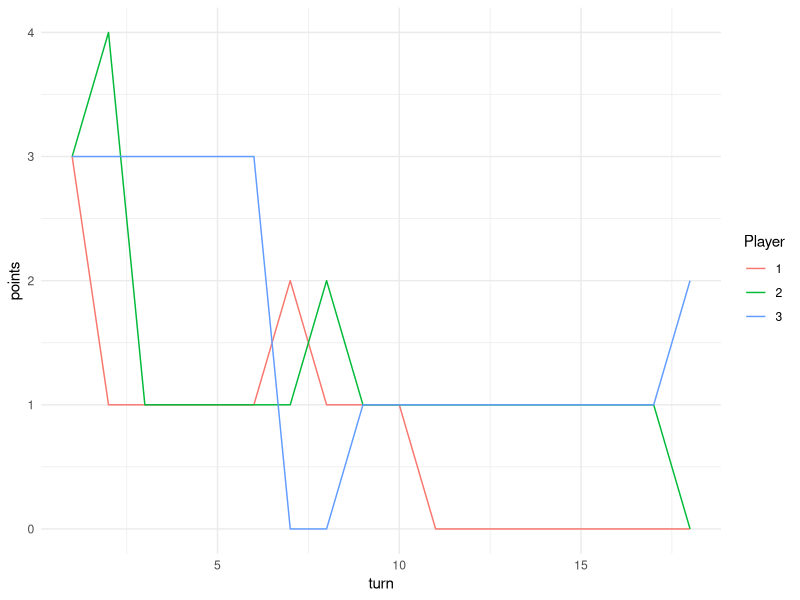
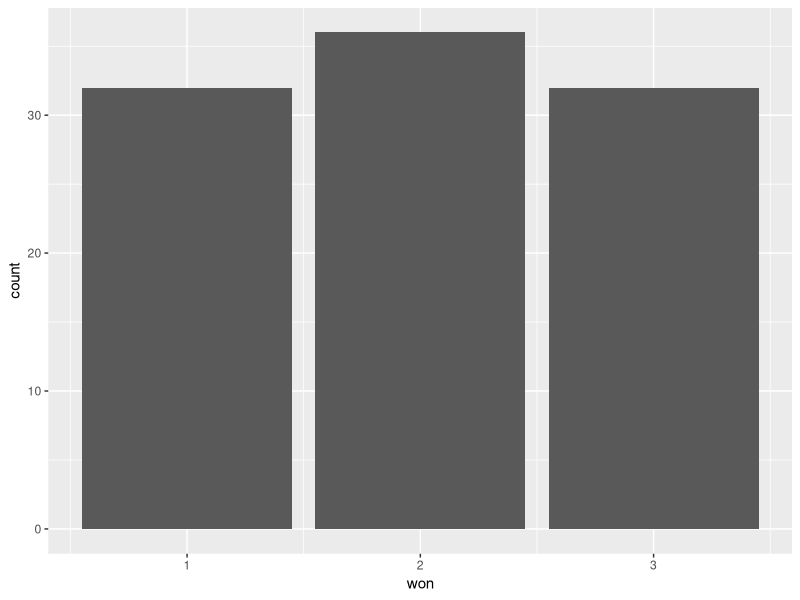
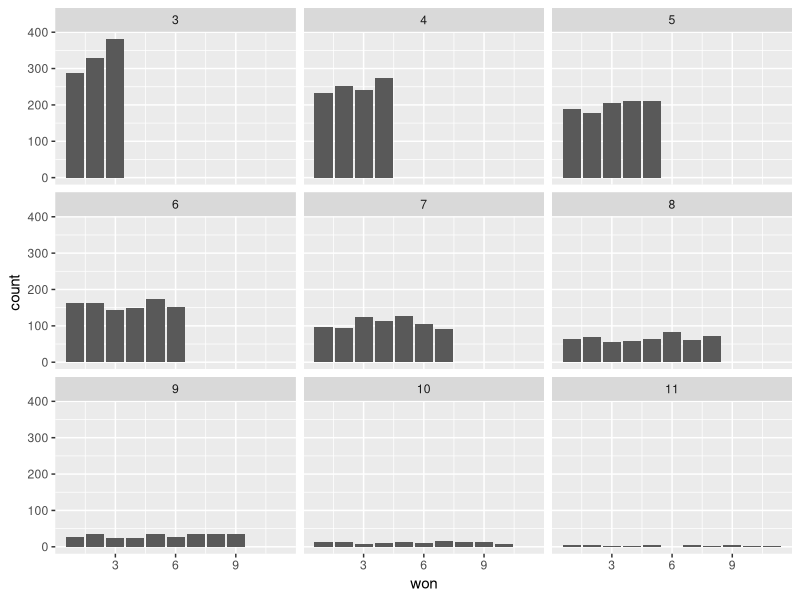
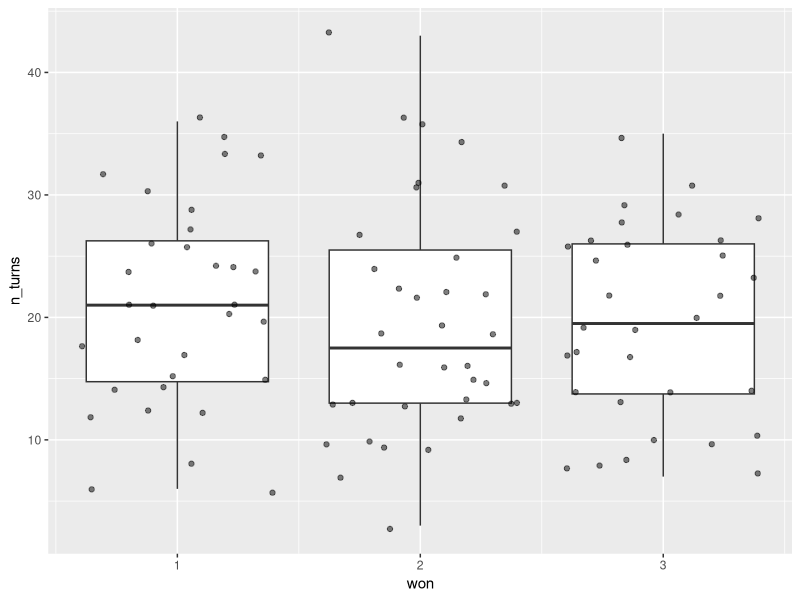
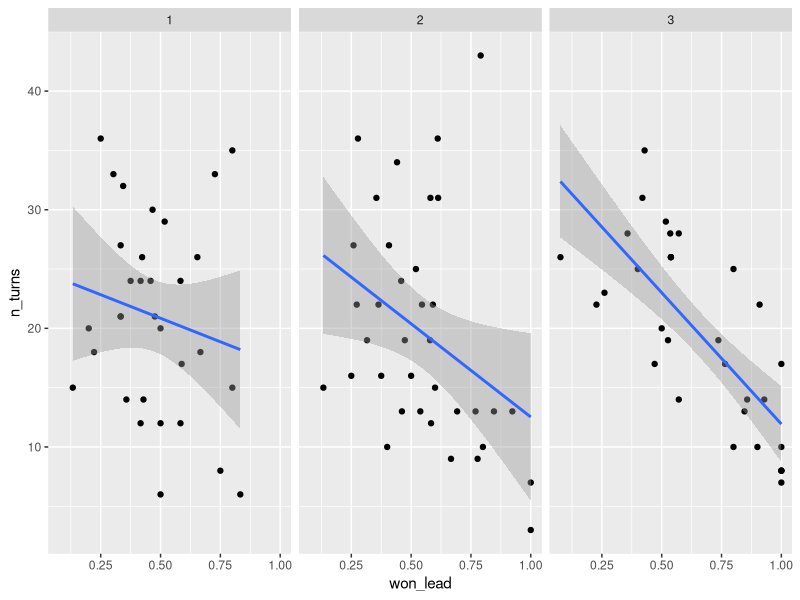

Reproduce these figures in R, in order.
## ---- chunk 1
library(knitr)
opts_chunk$set(
  echo = TRUE, 
  cache = TRUE,
  collapse = TRUE,
  fig.width = 7, 
  fig.align = 'center',
  fig.asp = 0.618, # 1 / phi
  out.width = "700px")
knit_hooks$set(optipng = hook_optipng)
opts_chunk$set("optipng" = "-o5")
## ---- chunk 2
library(tidyverse) 
## ---- chunk 3
lcr_dice <- function(n) {
  faces <- c("left", "right", "center", "none", "none", "none")
  sample(faces, size = n, replace = TRUE)
}
## ---- chunk 4
turn_action <- function(game, rolls, turn, player) {
  new_game <- game
  n_people <- NCOL(game)
  n_right <- sum(rolls == "right")
  n_left <- sum(rolls == "left")
  n_moved <- sum(rolls != "none")
  
  new_game[turn, ] <- new_game[turn - 1, ]
  
  if(player == n_people) {
    new_game[turn, 1] <- new_game[turn - 1, 1] + n_right 
  } else {
    new_game[turn, player + 1] <- new_game[turn - 1, player + 1] + n_right
  }
  
  if(player == 1) {
    new_game[turn, n_people] <- new_game[turn - 1, n_people] + n_left 
  } else {
    new_game[turn, player - 1] <- new_game[turn - 1, player - 1] + n_left
  }
  
  new_game[turn, player] <- new_game[turn - 1, player] - n_moved
  
  new_game
}
## ---- chunk 5
lcr <- function(n_iter = 100, n_people = 3, n_dice = 3, start_points = 3) {
  
  who_turn <- lag(rep(1:n_people, length.out = n_iter))
  
  game <- matrix(ncol = n_people, nrow = n_iter)
  game[1, ] <- start_points
  
  for(i in 2:n_iter) {
    rolls <- lcr_dice(min(game[i - 1, who_turn[i]], n_dice))
    game <- turn_action(game, rolls, i, player = who_turn[i])
    if(sum(game[i, ] != 0) == 1) {
      return(game[1:i, ])
    }
  }
  return(game)
}
## ---- chunk 6
lcr_plot <- function(data) {
  tibble(points = data %>% t() %>% as.numeric(),
         player = rep(1:NCOL(data), length.out = length(data)),
         turn = rep(1:NROW(data), each = NCOL(data))) %>%
    ggplot(aes(turn, points, group = player)) +
    geom_line(aes(color = factor(player))) +
    theme_minimal() +
    labs(color = "Player")
}
## ---- chunk 7
lcr_summary <- function(data) {
  n_turns <- NROW(data) - 1
  terminate <- sum(tail(data, 1) != 0) == 1
  won <- ifelse(terminate,
                tail(data, 1) %>% as.logical() %>% which(),
                NA)
  won_lead <- mean(data[-1, won] >= apply(data[-1, ], 1, max))
  won_zero <- mean(0 == data[-1, won])
  
  tibble(n_turns = n_turns,
         terminate = terminate,
         won = won,
         won_lead = won_lead,
         won_zero = won_zero)
}
## ---- chunk 8
first_game <- lcr()

first_game
## ---- chunk 9
first_game %>% lcr_plot()
## ---- chunk 10
first_game %>% lcr_summary()
## ---- chunk 11
simulation <- map_df(1:100, ~ lcr() %>% lcr_summary())
## ---- chunk 12
head(simulation)
## ---- chunk 13
simulation %>%
  ggplot(aes(won)) +
  geom_bar()
## ---- chunk 14
simulation %>% pull(won) %>% table() %>% chisq.test()
## ---- chunk 15
simulation2 <- map2_df(1:9000, rep(3:11, 1000),
                       ~ lcr(n_people = .y) %>% 
                         lcr_summary() %>%
                         mutate(n_people = .y))
## ---- chunk 16
simulation2 %>%
  ggplot(aes(won)) +
  geom_bar() +
  facet_wrap(~ n_people)
## ---- chunk 17
simulation %>%
  ggplot(aes(won, n_turns)) +
  geom_boxplot(aes(group = won)) +
  geom_jitter(alpha = 0.5)
## ---- chunk 18
simulation %>%
  ggplot(aes(won_lead, n_turns)) +
  geom_point() +
  facet_grid(~won) +
  geom_smooth(method = "lm")
